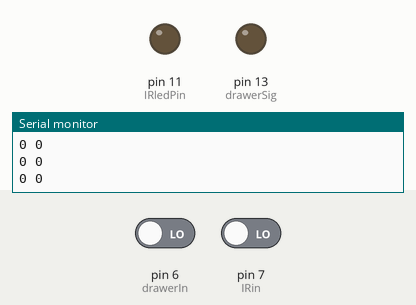
Bench run of a sketch on a simulated Arduino Uno, built with avr-gcc and run on an emulated ATmega328P. Parts: output pins drawn as LEDs (lit = HIGH), the last lines printed to the serial monitor. Inputs (shaded band) come from the test bench; at power-on: pin 7 (IRin) LOW, pin 6 (drawerIn) LOW.

Above: at 1.2 s.
1.3 s: pin 7 (IRin) driven HIGH
At 2.4 s:
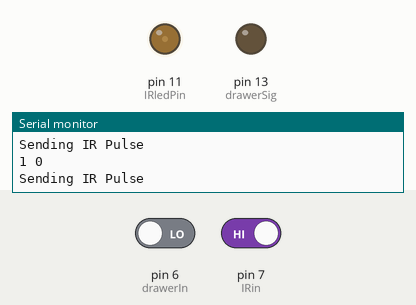
4.3 s: pin 6 (drawerIn) driven HIGH
At 6.4 s:
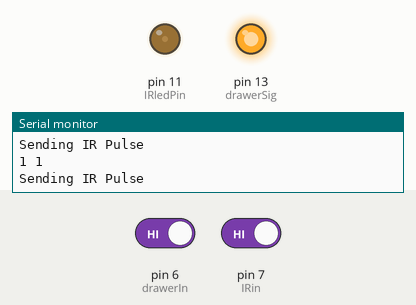
7.3 s: pin 7 (IRin) driven LOW
Timing chart, 0 to 10.3 s (numbered marks = the images above; inputs shaded):
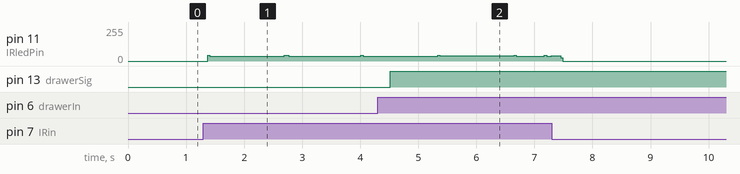

Measured:
- after the input at 1.3 s, pin 11 (IRledPin): 0/255 → 36/255 after 0.07 s, → 43/255 1.3 s later, → 37/255 0.08 s later, → 36/255 1.2 s later
- after the input at 4.3 s, pin 13 (drawerSig): LOW → HIGH after 0.22 s

The sketch:

slaveArduino.ino
```cpp
int IRin= 7;
int val= 0;
int IRledPin= 11;

int drawerIn= 6;
int val2= 0;
int drawerSig= 13;

void setup()
{
  pinMode(IRledPin, OUTPUT);
  pinMode(IRin, INPUT);
  pinMode(drawerIn, INPUT);
  pinMode(drawerSig, OUTPUT);
  Serial.begin(9600);
}

void loop()
{
  val = digitalRead(IRin);
  val2= digitalRead(drawerIn);
  Serial.print(val);
  Serial.print(" ");
  Serial.println(val2);
  if(val==HIGH)
  {
    Serial.println("Sending IR Pulse");
    SendChannelUpCode();
  }
  if(val2==HIGH)
  {
    digitalWrite(drawerSig, HIGH);
  }
  else
  {
    digitalWrite(drawerSig, LOW);
  }
}

void pulseIR(long microsecs) {

  cli();  // this turns off any background interrupts

  while (microsecs > 0) {
    // 38 kHz is about 13 microseconds high and 13 microseconds low
   digitalWrite(IRledPin, HIGH);  // this takes about 3 microseconds to happen
   delayMicroseconds(10);         // hang out for 10 microseconds
   digitalWrite(IRledPin, LOW);   // this also takes about 3 microseconds
   delayMicroseconds(10);         // hang out for 10 microseconds

   // so 26 microseconds altogether
   microsecs -= 26;
  }

  sei();  // this turns them back on
}

void SendChannelUpCode() {
delayMicroseconds(39940);pulseIR(4120);
delayMicroseconds(4120);pulseIR(560);
delayMicroseconds(2020);pulseIR(580);
delayMicroseconds(2020);pulseIR(540);
delayMicroseconds(2040);pulseIR(560);
delayMicroseconds(2040);pulseIR(540);
delayMicroseconds(1020);pulseIR(560);
delayMicroseconds(1000);pulseIR(560);
delayMicroseconds(2020);pulseIR(580);
delayMicroseconds(1000);pulseIR(560);
delayMicroseconds(2020);pulseIR(560);
delayMicroseconds(1000);pulseIR(560);
delayMicroseconds(2040);pulseIR(520);
delayMicroseconds(1040);pulseIR(560);
delayMicroseconds(1000);pulseIR(560);
delayMicroseconds(1000);pulseIR(560);
delayMicroseconds(1000);pulseIR(560);
delayMicroseconds(1000);pulseIR(560);
delayMicroseconds(2020);pulseIR(560);
delayMicroseconds(2040);pulseIR(540);
delayMicroseconds(1020);pulseIR(560);
delayMicroseconds(2020);pulseIR(560);
delayMicroseconds(1000);pulseIR(560);
delayMicroseconds(2020);pulseIR(560);
delayMicroseconds(1020);pulseIR(520);
delayMicroseconds(2060);pulseIR(560);
delayMicroseconds(8820);pulseIR(4140);
delayMicroseconds(4100);pulseIR(560);
delayMicroseconds(2060);pulseIR(540);
delayMicroseconds(2040);pulseIR(540);
delayMicroseconds(2020);pulseIR(600);
delayMicroseconds(2000);pulseIR(600);
delayMicroseconds(980);pulseIR(580);
delayMicroseconds(980);pulseIR(540);
delayMicroseconds(2060);pulseIR(560);
delayMicroseconds(1000);pulseIR(560);
delayMicroseconds(2020);pulseIR(580);
delayMicroseconds(980);pulseIR(560);
delayMicroseconds(2040);pulseIR(540);
delayMicroseconds(1020);pulseIR(560);
delayMicroseconds(1000);pulseIR(560);
delayMicroseconds(1000);pulseIR(560);
delayMicroseconds(1000);pulseIR(560);
delayMicroseconds(1000);pulseIR(580);
delayMicroseconds(2000);pulseIR(580);
delayMicroseconds(2020);pulseIR(560);
delayMicroseconds(1000);pulseIR(540);
delayMicroseconds(2020);pulseIR(600);
delayMicroseconds(1000);pulseIR(560);
delayMicroseconds(2000);pulseIR(600);
delayMicroseconds(980);pulseIR(560);
delayMicroseconds(2000);pulseIR(600);
}
```
